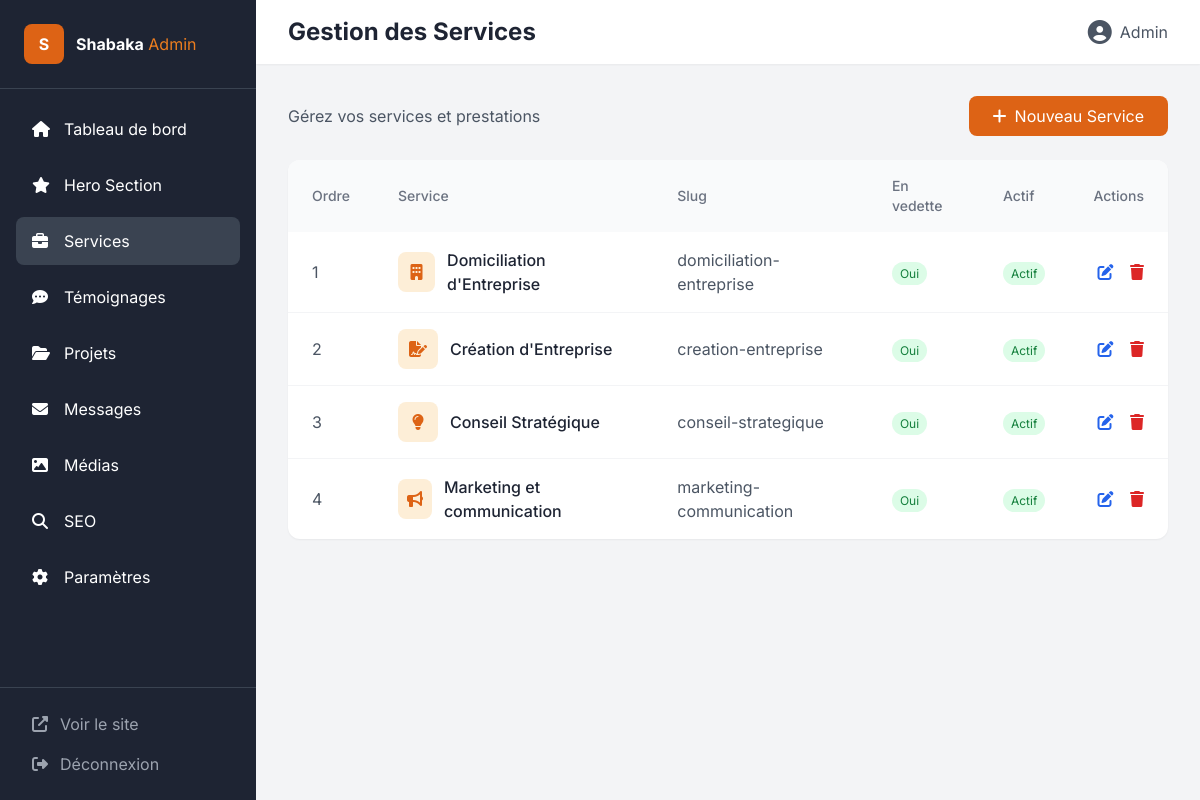
Page /admin/services (signed in) on the committed database.
### modeles/__init__.py (models this page shows)
class User(UserMixin, db.Model):
    __tablename__ = 'users'
    id = db.Column(db.Integer, primary_key=True)
    email = db.Column(db.String(120), unique=True, nullable=False)
    password_hash = db.Column(db.String(256), nullable=False)
    name = db.Column(db.String(100), nullable=False)
    role = db.Column(db.String(20), default='admin')
    is_active = db.Column(db.Boolean, default=True)
    created_at = db.Column(db.DateTime, default=datetime.utcnow)
    last_login = db.Column(db.DateTime)

class Service(db.Model):
    __tablename__ = 'services'
    id = db.Column(db.Integer, primary_key=True)
    name = db.Column(db.String(150), nullable=False)
    slug = db.Column(db.String(100), unique=True, nullable=False)
    short_description = db.Column(db.String(300))
    description = db.Column(db.Text)
    icon = db.Column(db.String(50))
    image = db.Column(db.String(500))
    features = db.Column(db.Text)
    is_featured = db.Column(db.Boolean, default=False)
    order = db.Column(db.Integer, default=0)
    is_active = db.Column(db.Boolean, default=True)
    created_at = db.Column(db.DateTime, default=datetime.utcnow)
    updated_at = db.Column(db.DateTime, default=datetime.utcnow, onupdate=datetime.utcnow)

### routes/admin.py (the view)
@admin_bp.route('/services')
@login_required
@admin_required
def services_list():
    services = Service.query.order_by(Service.order).all()
    return render_template('admin/services_list.html', services=services)

### main.py (called while the page is built)
@login_manager.user_loader
def load_user(user_id):
    return User.query.get(int(user_id))

@app.after_request
def add_header(response):
    response.headers['Cache-Control'] = 'no-cache, no-store, must-revalidate'
    response.headers['Pragma'] = 'no-cache'
    response.headers['Expires'] = '0'
    return response

### security/__init__.py (called while the page is built)
def admin_required(f):
    @wraps(f)
    def decorated_function(*args, **kwargs):
        if not current_user.is_authenticated:
            flash('Veuillez vous connecter.', 'warning')
            return redirect(url_for('admin.login'))
        if current_user.role != 'admin':
            flash('Accès non autorisé.', 'danger')
            return redirect(url_for('public.home'))
        return f(*args, **kwargs)
    return decorated_function

### templates/admin/services_list.html (shortened to what this page needs)
{% extends 'admin/base.html' %}
{% block page_title %}Gestion des Services{% endblock %}
{% block content %}
<div class="flex justify-between items-center mb-6">
    <p class="text-gray-600">Gérez vos services et prestations</p>
    <a href="{{ url_for('admin.service_create') }}" class="bg-primary-600 text-white px-6 py-2 rounded-lg hover:bg-primary-700 transition">
        <i class="fas fa-plus mr-2"></i>Nouveau Service
    </a>
</div>
<div class="bg-white rounded-xl shadow-sm overflow-hidden">
    <table class="w-full">
        <thead class="bg-gray-50">
            <tr>
                <th class="px-6 py-4 text-left text-sm font-medium text-gray-500">Ordre</th>
                <th class="px-6 py-4 text-left text-sm font-medium text-gray-500">Service</th>
                <th class="px-6 py-4 text-left text-sm font-medium text-gray-500">Slug</th>
                <th class="px-6 py-4 text-left text-sm font-medium text-gray-500">En vedette</th>
                <th class="px-6 py-4 text-left text-sm font-medium text-gray-500">Actif</th>
                <th class="px-6 py-4 text-right text-sm font-medium text-gray-500">Actions</th>
            </tr>
        </thead>
        <tbody class="divide-y divide-gray-100">
            {% for service in services %}
            <tr class="hover:bg-gray-50">
                <td class="px-6 py-4 text-gray-600">{{ service.order }}</td>
                <td class="px-6 py-4">
                    <div class="flex items-center space-x-3">
                        <div class="w-10 h-10 bg-primary-100 rounded-lg flex items-center justify-center">
                            <i class="fas fa-{{ service.icon or 'briefcase' }} text-primary-600"></i>
                        </div>
                        <span class="font-medium text-secondary-900">{{ service.name }}</span>
                    </div>
                </td>
                <td class="px-6 py-4 text-gray-600">{{ service.slug }}</td>
                <td class="px-6 py-4">
                    {% if service.is_featured %}
                    <span class="bg-green-100 text-green-700 px-2 py-1 rounded-full text-xs">Oui</span>
                    {% else %}
                    <span class="bg-gray-100 text-gray-600 px-2 py-1 rounded-full text-xs">Non</span>
                    {% endif %}
                </td>
                <td class="px-6 py-4">
                    {% if service.is_active %}
                    <span class="bg-green-100 text-green-700 px-2 py-1 rounded-full text-xs">Actif</span>
                    {% else %}
                    <span class="bg-red-100 text-red-700 px-2 py-1 rounded-full text-xs">Inactif</span>
                    {% endif %}
                </td>
                <td class="px-6 py-4 text-right">
                    <a href="{{ url_for('admin.service_edit', id=service.id) }}" class="text-blue-600 hover:text-blue-700 mr-3">
                        <i class="fas fa-edit"></i>
                    </a>
                    <form method="POST" action="{{ url_for('admin.service_delete', id=service.id) }}" class="inline" onsubmit="return confirm('Supprimer ce service ?')">
                        <button type="submit" class="text-red-600 hover:text-red-700">
                            <i class="fas fa-trash"></i>
                        </button>
                    </form>
                </td>
            </tr>
            {% else %}
            <tr>
                <td colspan="6" class="px-6 py-12 text-center text-gray-500">Aucun service</td>
            </tr>
            {% endfor %}
        </tbody>
    </table>
</div>
{% endblock %}

### templates/admin/base.html (shortened to what this page needs)
<!DOCTYPE html>
<html lang="fr">
<head>
    <script src="https://cdn.tailwindcss.com"></script>
    <script src="{{ url_for('static', filename='js/tailwind_admin.js') }}"></script>
    <link href="https://cdnjs.cloudflare.com/ajax/libs/font-awesome/6.4.0/css/all.min.css" rel="stylesheet">
</head>
<body class="font-sans bg-gray-100">
    <div class="flex h-screen">
        <aside class="w-64 bg-secondary-900 text-white flex-shrink-0">
            <div class="p-6 border-b border-secondary-800">
                <div class="flex items-center space-x-3">
                    <div class="w-10 h-10 bg-primary-600 rounded-lg flex items-center justify-center">
                        <span class="font-bold">S</span>
                    </div>
                    <div>
                        <span class="font-bold">Shabaka</span>
                        <span class="text-primary-500">Admin</span>
                    </div>
                </div>
            </div>
            <nav class="p-4">
                <ul class="space-y-2">
                    <li>
                        <a href="{{ url_for('admin.dashboard') }}" class="flex items-center space-x-3 px-4 py-3 rounded-lg hover:bg-secondary-800 transition {% if request.endpoint == 'admin.dashboard' %}bg-secondary-800{% endif %}">
                            <i class="fas fa-home w-5"></i>
                            <span>Tableau de bord</span>
                        </a>
                    </li>
                    <li>
                        <a href="{{ url_for('admin.hero_edit') }}" class="flex items-center space-x-3 px-4 py-3 rounded-lg hover:bg-secondary-800 transition {% if request.endpoint == 'admin.hero_edit' %}bg-secondary-800{% endif %}">
                            <i class="fas fa-star w-5"></i>
                            <span>Hero Section</span>
                        </a>
                    </li>
                    <li>
                        <a href="{{ url_for('admin.services_list') }}" class="flex items-center space-x-3 px-4 py-3 rounded-lg hover:bg-secondary-800 transition {% if 'service' in request.endpoint %}bg-secondary-800{% endif %}">
                            <i class="fas fa-briefcase w-5"></i>
                            <span>Services</span>
                        </a>
                    </li>
                    <li>
                        <a href="{{ url_for('admin.testimonials_list') }}" class="flex items-center space-x-3 px-4 py-3 rounded-lg hover:bg-secondary-800 transition {% if 'testimonial' in request.endpoint %}bg-secondary-800{% endif %}">
                            <i class="fas fa-comment-dots w-5"></i>
                            <span>Témoignages</span>
                        </a>
                    </li>
                    <li>
                        <a href="{{ url_for('admin.projects_list') }}" class="flex items-center space-x-3 px-4 py-3 rounded-lg hover:bg-secondary-800 transition {% if 'project' in request.endpoint %}bg-secondary-800{% endif %}">
                            <i class="fas fa-folder-open w-5"></i>
                            <span>Projets</span>
                        </a>
                    </li>
                    <li>
                        <a href="{{ url_for('admin.contacts_list') }}" class="flex items-center space-x-3 px-4 py-3 rounded-lg hover:bg-secondary-800 transition {% if 'contact' in request.endpoint %}bg-secondary-800{% endif %}">
                            <i class="fas fa-envelope w-5"></i>
                            <span>Messages</span>
                        </a>
                    </li>
                    <li>
                        <a href="{{ url_for('admin.media_list') }}" class="flex items-center space-x-3 px-4 py-3 rounded-lg hover:bg-secondary-800 transition {% if 'media' in request.endpoint %}bg-secondary-800{% endif %}">
                            <i class="fas fa-image w-5"></i>
                            <span>Médias</span>
                        </a>
                    </li>
                    <li>
                        <a href="{{ url_for('admin.seo_list') }}" class="flex items-center space-x-3 px-4 py-3 rounded-lg hover:bg-secondary-800 transition {% if 'seo' in request.endpoint %}bg-secondary-800{% endif %}">
                            <i class="fas fa-search w-5"></i>
                            <span>SEO</span>
                        </a>
                    </li>
                    <li>
                        <a href="{{ url_for('admin.settings') }}" class="flex items-center space-x-3 px-4 py-3 rounded-lg hover:bg-secondary-800 transition {% if 'settings' in request.endpoint %}bg-secondary-800{% endif %}">
                            <i class="fas fa-cog w-5"></i>
                            <span>Paramètres</span>
                        </a>
                    </li>
                </ul>
            </nav>
            <div class="absolute bottom-0 w-64 p-4 border-t border-secondary-800">
                <a href="{{ url_for('public.home') }}" class="flex items-center space-x-3 px-4 py-2 text-gray-400 hover:text-white transition">
                    <i class="fas fa-external-link-alt"></i>
                    <span>Voir le site</span>
                </a>
                <a href="{{ url_for('admin.logout') }}" class="flex items-center space-x-3 px-4 py-2 text-gray-400 hover:text-white transition">
                    <i class="fas fa-sign-out-alt"></i>
                    <span>Déconnexion</span>
                </a>
            </div>
        </aside>
        <main class="flex-1 overflow-y-auto">
            <header class="bg-white shadow-sm px-8 py-4 flex justify-between items-center">
                <h1 class="text-2xl font-bold text-secondary-900">{% block page_title %}Dashboard{% endblock %}</h1>
                <div class="flex items-center space-x-4">
                    <a href="{{ url_for('admin.profile') }}" class="flex items-center space-x-2 text-gray-600 hover:text-primary-600">
                        <i class="fas fa-user-circle text-2xl"></i>
                        <span>{{ current_user.name }}</span>
                    </a>
                </div>
            </header>
            <div class="p-8">
                {% block content %}{% endblock %}
            </div>
        </main>
    </div>
</body>
</html>

### rows in the picture
User: name "Admin"
Service: order "1", name "Domiciliation d'Entreprise", slug "domiciliation-entreprise", is_featured "Oui", is_active "Actif"
Service: order "2", name "Création d'Entreprise", slug "creation-entreprise", is_featured "Oui", is_active "Actif"
Service: order "3", name "Conseil Stratégique", slug "conseil-strategique", is_featured "Oui", is_active "Actif"
Service: order "4", name "Marketing et communication", slug "marketing-communication", is_featured "Oui", is_active "Actif"
